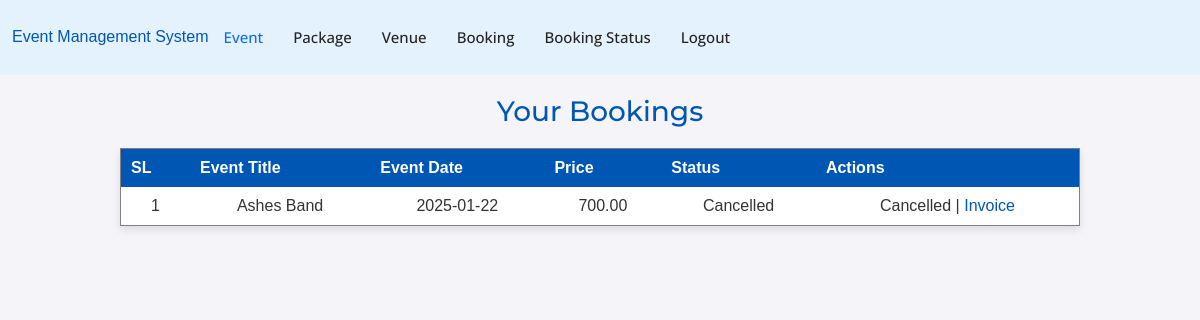
The app's page /usar-booking-list.php (signed in), older data.
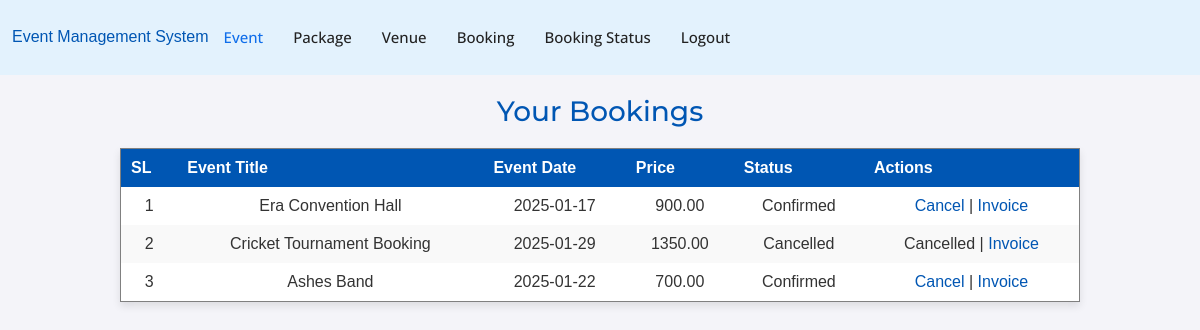
The same page, newer data.
### tables this page shows
CREATE TABLE `bookings` (
  `id` int(11) NOT NULL,
  `user_id` int(11) NOT NULL,
  `event_id` int(11) NOT NULL,
  `booking_date` timestamp NOT NULL DEFAULT current_timestamp(),
  `status` varchar(255) DEFAULT NULL
);

CREATE TABLE `events` (
  `id` int(11) NOT NULL,
  `event_title` varchar(255) NOT NULL,
  `event_date` date NOT NULL,
  `event_time` time NOT NULL,
  `event_location` varchar(255) NOT NULL,
  `event_description` text NOT NULL,
  `price` decimal(10,2) NOT NULL,
  `event_image` varchar(255) NOT NULL,
  `created_at` timestamp NOT NULL DEFAULT current_timestamp()
);

### usar-booking-list.php (the view, shortened to what this page needs)
<?php
include('connect.php');
include('header.php');
$current_user_id = $_SESSION['uid'];
$sql = "SELECT bookings.id AS booking_id,
               events.event_title,
               events.event_date,
               events.price,
               bookings.status
        FROM bookings
        JOIN events ON bookings.event_id = events.id
        WHERE bookings.user_id = ?
        ORDER BY bookings.booking_date DESC";
$stmt = $connect->prepare($sql);
$stmt->bind_param('i', $current_user_id);
$stmt->execute();
$result = $stmt->get_result();
?>
<!DOCTYPE html>
<html lang="en">
<head>
</head>
<body>
    <h3>Your Bookings</h3>
    <table border="1" cellpadding="10" cellspacing="0">
        <thead>
            <tr>
                <th>SL</th>
                <th>Event Title</th>
                <th>Event Date</th>
                <th>Price</th>
                <th>Status</th>
                <th>Actions</th>
            </tr>
        </thead>
        <tbody>
            <?php
            if ($result->num_rows > 0) {
                $sl = 1;
                while ($row = $result->fetch_assoc()) {
                    echo "<tr>
                            <td>{$sl}</td>
                            <td>{$row['event_title']}</td>
                            <td>{$row['event_date']}</td>
                            <td>{$row['price']}</td>
                            <td>{$row['status']}</td>
                            <td>";
                    if ($row['status'] != 'Cancelled') {
                        echo "<a href='usar-booking-list.php?action={$row['booking_id']}'
                              onclick='return confirm(\"Are you sure you want to cancel this booking?\")'>Cancel</a> | ";
                    } else {
                        echo "Cancelled | ";
                    }
                    echo "<a href='invoice.php?booking_id={$row['booking_id']}'>Invoice</a>";
                    echo "</td>
                          </tr>";
                    $sl++;
                }
            } else {
                echo "<tr><td colspan='6'>No bookings found.</td></tr>";
            }
            ?>
        </tbody>
    </table>
</body>
</html>

### header.php (shortened to what this page needs)
<link href="assets/vendor/bootstrap/css/bootstrap.min.css" rel="stylesheet">
<link href="assets/vendor/bootstrap-icons/bootstrap-icons.css" rel="stylesheet">
<link href="assets/vendor/aos/aos.css" rel="stylesheet">
<link href="assets/vendor/glightbox/css/glightbox.min.css" rel="stylesheet">
<link href="assets/vendor/swiper/swiper-bundle.min.css" rel="stylesheet">
<link href="assets/css/main.css" rel="stylesheet">
<nav class="navbar navbar-light" style="background-color: #e3f2fd;">
    <div class="branding d-flex align-items-center">
        <div class="container position-relative d-flex align-items-center justify-content-between">
            <a href="index.html" class="logo d-flex align-items-center">
                <span class="sitename"><a href="main.php">Event Management System</a></span>
            </a>
            <nav id="navmenu" class="navmenu">
                <ul>
                    <li><a href="main.php" class="active">Event</a></li>
                    <?php
                    if (isset($_SESSION['uid'])) {
                        $type = $_SESSION['type'];
                        if ($type == 1) {
                            echo '
                                <li><a href="package.php">Package</a></li>
                                <li><a href="venue.php">Venue</a></li>
                                <li><a href="logout.php">Logout</a></li>
                            ';
                        } elseif ($type == 2) {
                            echo '
                                <li><a href="package.php">Package</a></li>
                                <li><a href="venue.php">Venue</a></li>
                                <li><a href="booking.php">Booking</a></li>
                                <li><a href="usar-booking-list.php">Booking Status</a></li>
                                <li><a href="logout.php">Logout</a></li>
                            ';
                        }
                    } else {
                        echo '
                            <li><a href="login.php">Login</a></li>
                            <li><a href="register.php">Register</a></li>
                        ';
                    }
                    ?>
                </ul>
            </nav>
        </div>
    </div>
</nav>

### assets/css/main.css (style rules this page uses)
:root { --default-font: "Roboto", system-ui, -apple-system, "Segoe UI", Roboto, "Helvetica Neue", Arial, "Noto Sans", "Liberation Sans", sans-serif, "Apple Color Emoji", "Segoe UI Emoji", "Segoe UI Symbol", "Noto Color Emoji"; --heading-font: "Montserrat", sans-serif; --nav-font: "Open Sans", sans-serif; }
:root { --background-color: #ffffff; --default-color: #444444; --heading-color: #222222; --accent-color: #106eea; --surface-color: #ffffff; --contrast-color: #ffffff; }
:root { --nav-color: #222222; --nav-hover-color: #106eea; --nav-mobile-background-color: #ffffff; --nav-dropdown-background-color: #ffffff; --nav-dropdown-color: #222222; --nav-dropdown-hover-color: #106eea; }
:root { scroll-behavior: smooth; }
body { color: var(--default-color); background-color: var(--background-color); font-family: var(--default-font); }
a { color: var(--accent-color); text-decoration: none; transition: 0.3s; }
h1, h2, h3, h4, h5, h6 { color: var(--heading-color); font-family: var(--heading-font); }
@media (min-width: 1200px) { .navmenu { padding: 0; } }
@media (min-width: 1200px) { .navmenu ul { margin: 0; padding: 0; display: flex; list-style: none; align-items: center; } }
@media (min-width: 1200px) { .navmenu li { position: relative; } }
@media (min-width: 1200px) { .navmenu a, .navmenu a:focus { color: var(--nav-color); padding: 18px 15px; font-size: 15px; font-family: var(--nav-font); font-weight: 500; display: flex; align-items: center; justify-content: space-between; white-space: nowrap; transition: 0.3s; } }
@media (min-width: 1200px) { .navmenu li:last-child a { padding-right: 0; } }
@media (min-width: 1200px) { .navmenu li:hover>a, .navmenu .active, .navmenu .active:focus { color: var(--nav-hover-color); } }

### usar-booking-list.php (style rules this page uses)
body { font-family: Arial, sans-serif; background-color: #f4f4f9; color: #333; margin: 0; padding: 0; }
h3 { text-align: center; margin-top: 20px; color: #0056b3; }
table { width: 80%; margin: 20px auto; border-collapse: collapse; box-shadow: 0 4px 8px rgba(0, 0, 0, 0.1); background: #ffffff; }
table th { background-color: #0056b3; color: white; padding: 10px; }
table td { padding: 10px; text-align: center; }
table tr:nth-child(even) { background-color: #f9f9f9; }
table tr:nth-child(odd) { background-color: #ffffff; }
a { color: #0056b3; text-decoration: none; }

Row changes from the older to the newer data that the page shows:
added bookings: event.event_title "Era Convention Hall", event.event_date "2025-01-17", event.price "900.00", status "Confirmed"
added bookings: event.event_title "Cricket Tournament Booking", event.event_date "2025-01-29", event.price "1350.00", status "Cancelled", shows "Cancelled |"
changed bookings "Ashes Band": status "Cancelled" → "Confirmed"; status "Cancelled |" → "Cancel |"
